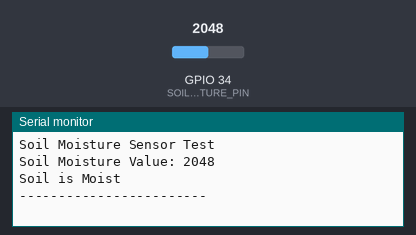
A sketch run on a simulated ESP32. Shown: the last lines printed to the serial monitor. Inputs (shaded band) come from the test bench; at power-on: GPIO 34 (SOIL_MOISTURE_PIN) = 2048.

Above: at 2.2 s.
2.3 s: GPIO 34 (SOIL_MOISTURE_PIN) set to 1460
At 4.1 s:
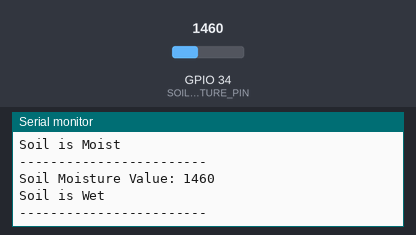
6.5 s: GPIO 34 (SOIL_MOISTURE_PIN) set to 3040
At 8.4 s:
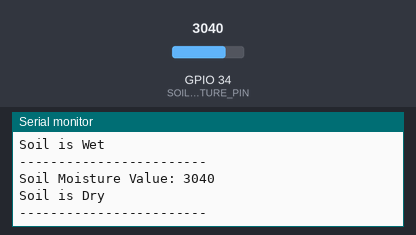
Timing chart, 0 to 9.9 s (numbered marks = the images above; inputs shaded):
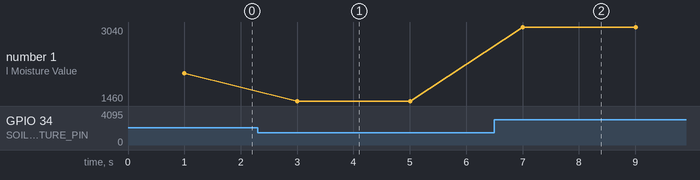

The sketch:

smart_soil_moisture_monitor.ino
```cpp
#define SOIL_MOISTURE_PIN 34

int sensorValue = 0;

void setup() {
  Serial.begin(115200);
  delay(1000);

  Serial.println("Soil Moisture Sensor Test");
}

void loop() {

  sensorValue = analogRead(SOIL_MOISTURE_PIN);

  Serial.print("Soil Moisture Value: ");
  Serial.println(sensorValue);


  if (sensorValue > 3000) {
    Serial.println("Soil is Dry");
  }
  else if (sensorValue > 1500) {
    Serial.println("Soil is Moist");
  }
  else {
    Serial.println("Soil is Wet");
  }

  Serial.println("------------------------");

  delay(2000);
}
```

Measured:
- after the input at 2.3 s, the serial monitor: prints a new line after 0.70 s (image 1)
- after the input at 6.5 s, the serial monitor: prints a new line after 0.50 s (image 2)
- plotted number 1: 2048 → 1460 after the input at 2.3 s, 1460 → 3040 after the input at 6.5 s
